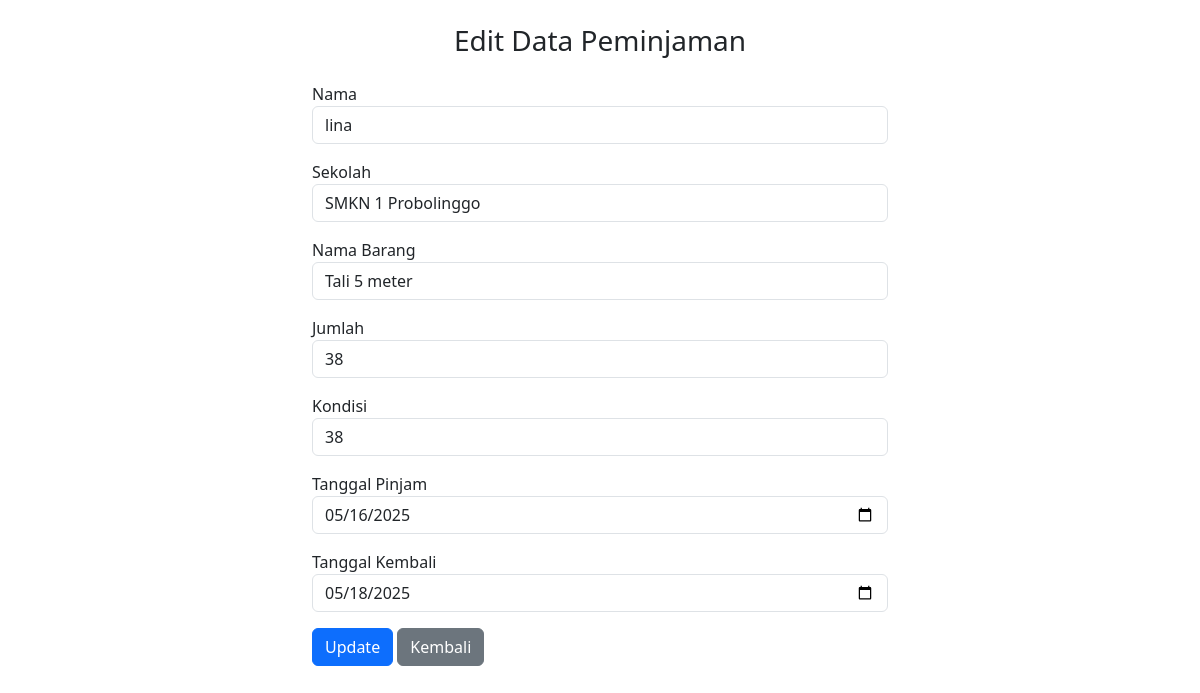
Screenshot of /db_sanggar/edit.php?id=11 with the database file from the repository.
### tables this page shows
CREATE TABLE `peminjaman` (
  `id` int NOT NULL,
  `nama_peminjam` varchar(100) DEFAULT NULL,
  `sekolah` varchar(100) DEFAULT NULL,
  `nama_barang` varchar(100) DEFAULT NULL,
  `jumlah` int DEFAULT NULL,
  `kondisi` varchar(50) DEFAULT NULL,
  `tanggal_pinjam` date DEFAULT NULL,
  `tanggal_kembali` date DEFAULT NULL,
  `status` enum('dipinjam','selesai') DEFAULT 'dipinjam',
  `id_petugas` int NOT NULL
);

### db_sanggar/edit.php (the view, shortened to what this page needs)
<?php
$koneksi = new mysqli("localhost", "root", "", "db_sanggar");
$id = $_GET['id'];
$result = $koneksi->query("SELECT * FROM peminjaman WHERE id=$id");
$data = $result->fetch_assoc();
?>
<!DOCTYPE html>
<html>
<head>
  <link href="https://cdn.jsdelivr.net/npm/bootstrap@5.3.0/dist/css/bootstrap.min.css" rel="stylesheet">
</head>
<body>
<div class="container mt-4" style="max-width: 600px;">
  <h3 class="text-center mb-4">Edit Data Peminjaman</h3>
  <form method="POST">
    <div class="mb-3">
      <label>Nama</label>
      <input type="text" name="nama" class="form-control" value="<?= htmlspecialchars($data['nama_peminjam']) ?>" required>
    </div>
    <div class="mb-3">
      <label>Sekolah</label>
      <input type="text" name="sekolah" class="form-control" value="<?= htmlspecialchars($data['sekolah']) ?>" required>
    </div>
    <div class="mb-3">
      <label>Nama Barang</label>
      <input type="text" name="barang" class="form-control" value="<?= htmlspecialchars($data['nama_barang']) ?>" required>
    </div>
    <div class="mb-3">
      <label>Jumlah</label>
      <input type="number" name="jumlah" class="form-control" value="<?= htmlspecialchars($data['jumlah']) ?>" required>
    </div>
    <div class="mb-3">
      <label>Kondisi</label>
      <input type="text" name="kondisi" class="form-control" value="<?= htmlspecialchars($data['kondisi']) ?>" required>
    </div>
    <div class="mb-3">
      <label>Tanggal Pinjam</label>
      <input type="date" name="tgl_pinjam" class="form-control" value="<?= htmlspecialchars($data['tanggal_pinjam']) ?>" required>
    </div>
    <div class="mb-3">
      <label>Tanggal Kembali</label>
      <input type="date" name="tgl_kembali" class="form-control" value="<?= htmlspecialchars($data['tanggal_kembali']) ?>" required>
    </div>
    <button type="submit" class="btn btn-primary">Update</button>
    <a href="index.php" class="btn btn-secondary">Kembali</a>
  </form>
</div>
</body>
</html>

### rows the page displays
peminjaman: nama "lina", sekolah "SMKN 1 Probolinggo", barang "Tali 5 meter", jumlah "38", kondisi "38", tgl_pinjam "05/16/2025", tgl_kembali "05/18/2025"
